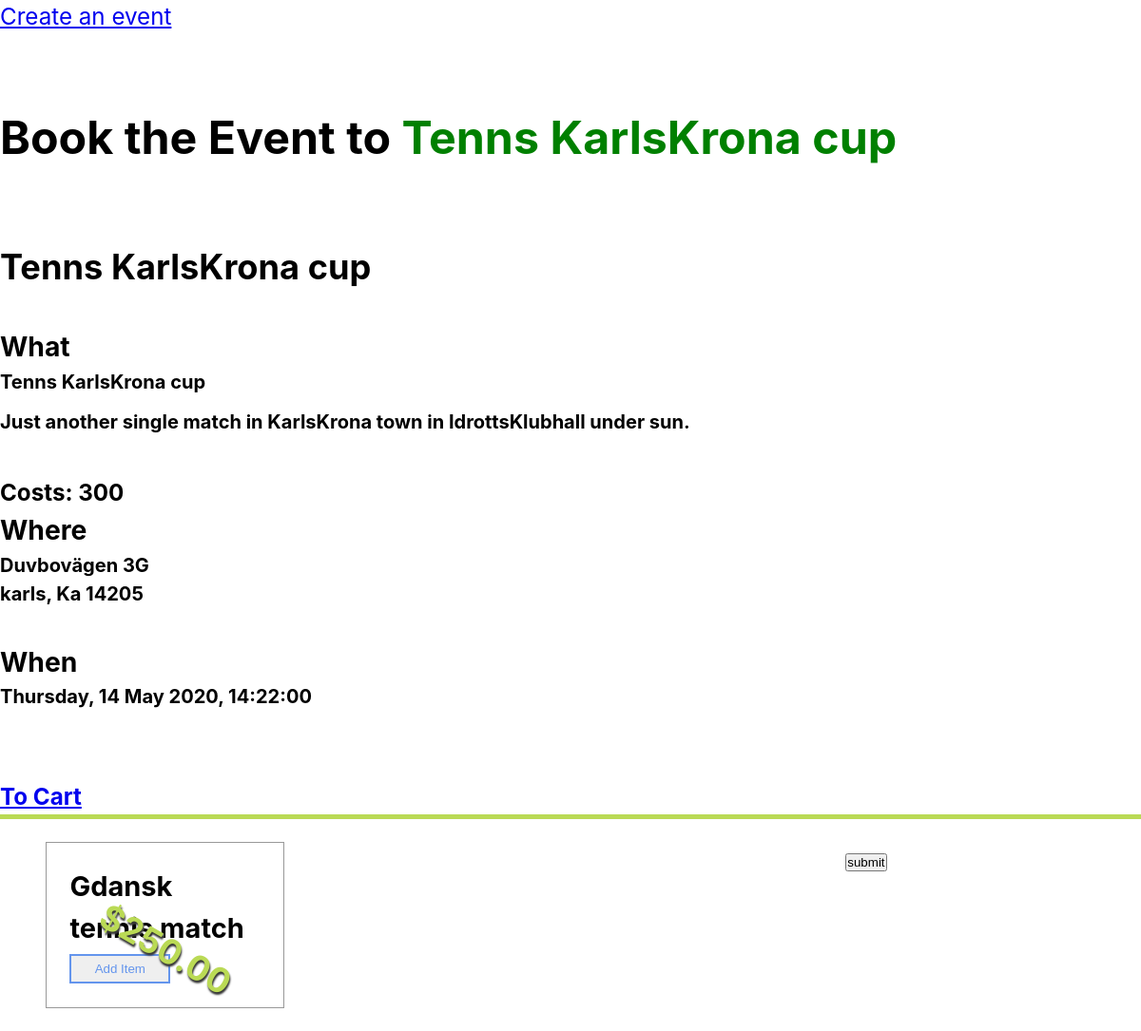
Screenshot of /event.php?event_id=2 with the database file from the repository.
### tables this page shows
CREATE TABLE `events` (
  `event_id` int(4) NOT NULL,
  `event_name` varchar(255) NOT NULL,
  `event_date` datetime NOT NULL,
  `event_location` int(4) NOT NULL,
  `event_host_id` int(4) NOT NULL,
  `event_description` mediumtext,
  `event_price` int(4) DEFAULT NULL,
  `event_age_restriction` int(2) DEFAULT NULL,
  `event_image_id` int(6) NOT NULL
);

CREATE TABLE `locations` (
  `loc_id` int(4) NOT NULL,
  `street` varchar(64) NOT NULL,
  `city` varchar(64) NOT NULL,
  `state` varchar(2) NOT NULL,
  `zip` int(5) NOT NULL
);

### event.php (the view, shortened to what this page needs)
<?php
include('dbconf.php');
$eventId = $_GET['event_id'];
$get_event_query = "SELECT * FROM events WHERE event_id={$eventId}";
$the_event = $pdo->query($get_event_query)->fetch(PDO::FETCH_ASSOC);
$eventId = $the_event["event_id"];
?>
<!DOCTYPE html>
<html>
<head>
</head>
<body>
    <nav class="light-blue lighten-1" role="navigation">
        <div class="nav-wrapper container">
            <ul class="right hide-on-med-and-down">
                <li><a href="create_event.php">Create an event</a></li>
            </ul>
        </div>
    </nav>
    <div class="section no-pad-bot" id="index-banner">
        <div class="container">
            <div class="row center"><br><br>
                <h1 class="header col s12 light">Book the Event to <?php echo "<span style='color:green'>" .$the_event['event_name'] ."</span>";?></h1><br><br>
            </div>
            <?php
$get_event_query = "SELECT * FROM events WHERE event_id={$eventId}";
$the_event = $pdo->query($get_event_query)->fetch(PDO::FETCH_ASSOC);
?>
            <h2 class="header center blue-text"><?php echo $the_event['event_name']; ?></h2><br>
        </div>
    </div>
    <div class="container">
    	<div class="section">
            <div class="card-panel medium card-content">
                <h3>What</h3>
                <?php echo "<h5 id='event_name'>" . $the_event['event_name']. "</h5"; ?></h5>
                <p><?php echo $the_event['event_description']; ?></p><br />
                <?php echo "<h4 id='event_price'>" . "Costs: " . $the_event['event_price']; ?>
                <h3>Where</h3>
                <?php
                    $location_query = "SELECT * FROM locations WHERE loc_id={$the_event['event_location']}";
                    $location_result = $pdo->query($location_query)->fetch(PDO::FETCH_ASSOC);
                ?>
                <h5><?php echo $location_result['street']; ?><br /><?php echo $location_result['city'] . ", " . $location_result['state'] . " " . $location_result['zip']; ?></h5><br />
                <h3>When</h3>
                <?php
                    $date_query = "SELECT DATE_FORMAT(event_date, '%W, %e %M %Y, %T') AS 'date' FROM events WHERE event_id={$the_event['event_id']}";
                    $date_result = $pdo->query($date_query)->fetch(PDO::FETCH_ASSOC);
                ?>
                <h5><?php echo $date_result['date']; ?></h5></br>
               <br />
                <h4><a href="rsv.php?event_id=<?php echo $the_event['event_id']; ?>&event_price=<?php echo $the_event['event_price'];?>&event_name=<?php echo $the_event['event_name'];?>">To Cart </a></h4>
            </div>
    	</div>
    </div>
    <footer class="page-footer blue">
    	<div class="container">
        <main>
        <section id="products"></section>
        <section id="cart">
    </main>
		</div>
	</footer>
</body>
</html>

### event.php (style rules this page uses)
* { padding: 0; margin: 0; }
html { box-sizing: border-box; font-family: BlinkMacSystemFont, -apple-system, "Segoe UI", "Roboto", "Helvetica Neue", "Arial", sans-serif; font-size: calc(1.5vh + 1vw + 1%); line-height: 1.5; -moz-text-size-adjust: 100%; -ms-text-size-adjust: 100%; -webkit-text-size-adjust: 100%; text-size-adjust: 100%; }
*, *::before, *::after { box-sizing: inherit; }
body { overflow: auto; min-height: 100vh; width: 100%; }
main, header { padding: 1rem 2rem; }
p { padding: 0.5rem 0; }
main { border-top: 5px solid #bada55; display:flex; flex-direction: row; flex-wrap: nowrap; justify-content: space-between; min-width: 600px; }
#products { display:grid; grid-template-columns: repeat(3, 1fr); grid-gap: 1rem; flex:1 1 auto; }
#cart { flex: 1 1 20%; }

### rows the page displays
events: event_name "Tenns KarlsKrona cup", event_description "Just another single match in KarlsKrona town in IdrottsKlubhall under sun.", event_price "300"
locations: street "Duvbovägen 3G", city "karls", state "Ka", zip "14205"

### other values shown
$date_result['date'] "Thursday, 14 May 2020, 14:22:00"
